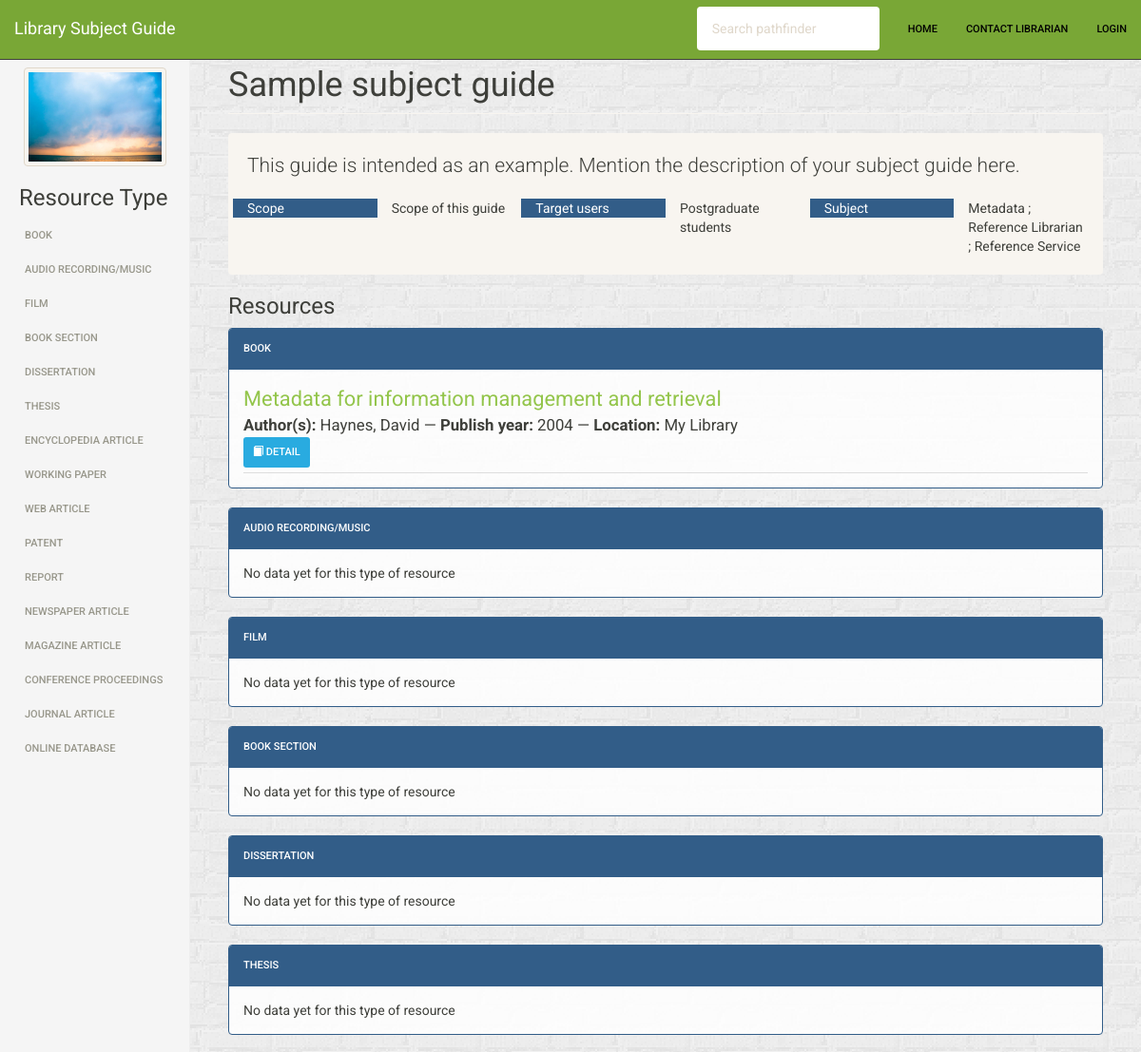
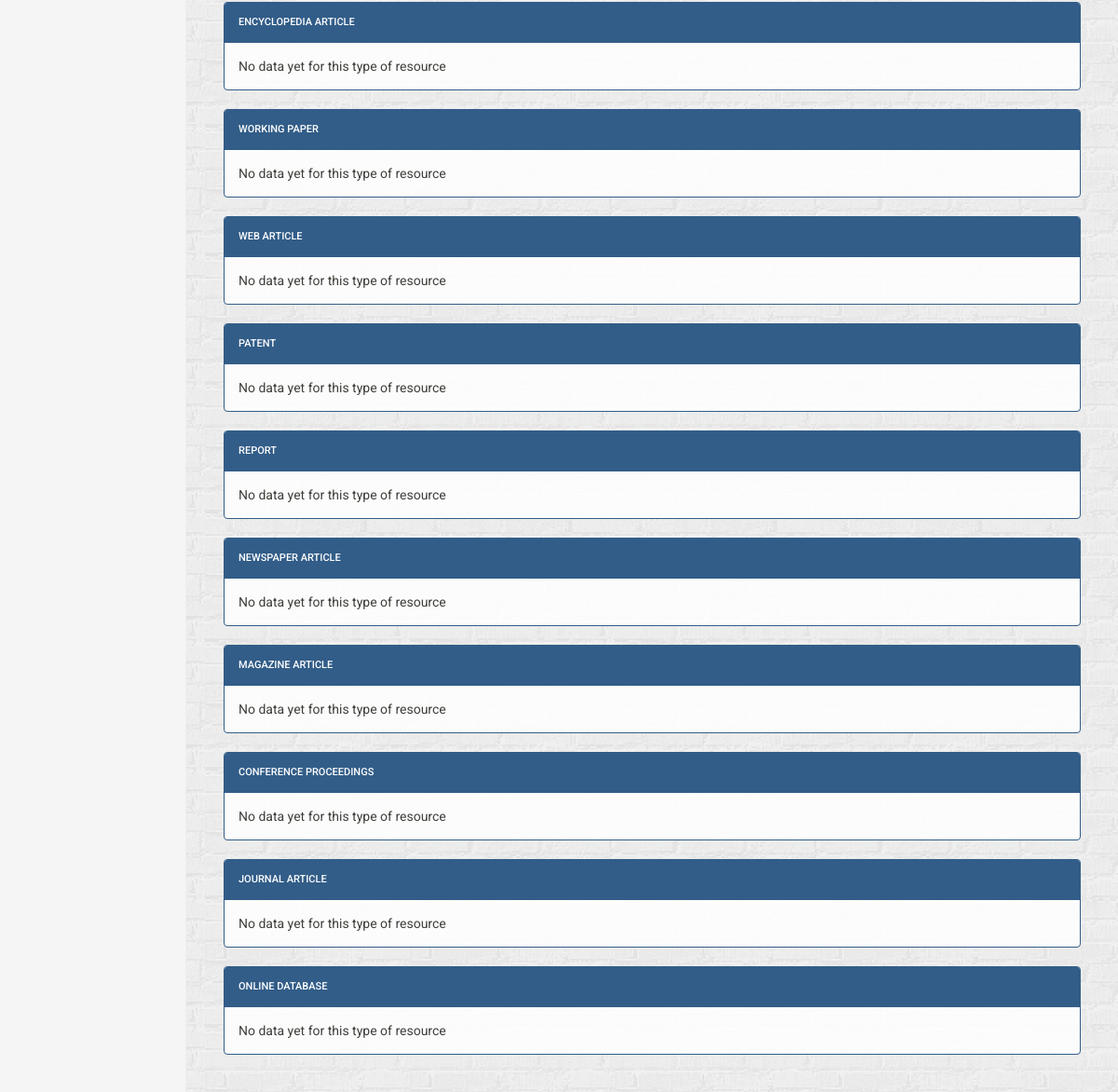
The page /index.php/pathfinder/detail/1 on the database its author committed (2 pictures, top to bottom).
### tables this page shows
CREATE TABLE `pst_config` (
  `config_name` varchar(100) NOT NULL,
  `config_val` text NOT NULL,
  PRIMARY KEY (`config_name`)
);

CREATE TABLE `pst_pathfinder` (
  `id` int(11) NOT NULL AUTO_INCREMENT,
  `title` varchar(255) NOT NULL,
  `category` varchar(200) DEFAULT NULL,
  `subjects` text,
  `subjects_array` text,
  `description` text,
  `target_users` varchar(255) DEFAULT NULL,
  `scope` varchar(100) DEFAULT NULL,
  `authors` text NOT NULL,
  `image_filename` varchar(255) DEFAULT NULL,
  `promoted` smallint(1) DEFAULT '0',
  `weight` int(11) DEFAULT '0',
  `created` datetime NOT NULL,
  `updated` datetime NOT NULL,
  PRIMARY KEY (`id`),
  KEY `category` (`category`),
  FULLTEXT KEY `FT_SEARCH` (`title`,`subjects`,`description`)
);

CREATE TABLE `pst_taxonomy_term` (
  `tid` int(11) NOT NULL AUTO_INCREMENT COMMENT 'Primary Key: Unique term ID.',
  `vocabulary` varchar(50) DEFAULT NULL,
  `name` varchar(255) NOT NULL DEFAULT '' COMMENT 'The term name.',
  `description` longtext COMMENT 'A description of the term.',
  `weight` int(11) NOT NULL DEFAULT '0' COMMENT 'The weight of this term in relation to other terms.',
  PRIMARY KEY (`tid`),
  KEY `taxonomy_tree` (`vocabulary`,`weight`,`name`),
  KEY `vid_name` (`vocabulary`,`name`),
  KEY `name` (`name`),
  KEY `vocabulary` (`vocabulary`)
);

CREATE TABLE `pst_resource` (
  `id` int(11) NOT NULL AUTO_INCREMENT,
  `title` text NOT NULL,
  `series_title` varchar(255) DEFAULT NULL,
  `format` varchar(200) NOT NULL,
  `language` varchar(50) DEFAULT NULL,
  `type` varchar(200) NOT NULL,
  `classification` varchar(50) DEFAULT NULL,
  `authors` text,
  `authors_array` text,
  `subjects` varchar(255) DEFAULT NULL,
  `subjects_array` text,
  `publisher` varchar(100) DEFAULT NULL,
  `publish_year` int(4) DEFAULT NULL,
  `publish_place` varchar(100) DEFAULT NULL,
  `url` text,
  `doi_id` varchar(50) DEFAULT NULL,
  `other_id` varchar(255) DEFAULT NULL,
  `isbn` varchar(20) DEFAULT NULL,
  `issn` varchar(20) DEFAULT NULL,
  `location` varchar(100) DEFAULT NULL,
  `collation` varchar(255) DEFAULT NULL,
  `abstract` text,
  `notes` text,
  `filename` varchar(255) DEFAULT NULL,
  `image_filename` varchar(255) DEFAULT NULL,
  `created` datetime NOT NULL,
  `updated` datetime NOT NULL,
  PRIMARY KEY (`id`),
  KEY `format` (`format`),
  KEY `type` (`type`),
  KEY `doi_id` (`doi_id`),
  FULLTEXT KEY `FT_SEARCH_RES` (`title`,`series_title`,`authors`,`subjects`,`abstract`)
);

### application/controllers/Pathfinder.php (called while the page is built, shortened)
<?php if ( ! defined('BASEPATH')) exit('No direct script access allowed');
class Pathfinder extends CI_Controller {
  private $data = array();
  public function __construct() {
    $this->data['main_title'] = 'Pathfinder';
    $this->data['main_content'] = '';
    $this->data['logged_in'] = $this->session->userdata('logged_in');
    $this->data['group'] = $this->data['logged_in']['groups'];
    $this->load->model('Resource_model');
    $this->load->model('Taxonomy_model');
  }
  public function detail($pathfinder_id)
  {
    $this->data['pathfinder'] = $this->Pathfinder_model->getDetail($pathfinder_id);
    $this->data['main_title'] = $this->data['pathfinder']->title;
    $this->load->view('pathfinder/detail', $this->data);
  }
}

### index.php (called while the page is built, shortened)
<?php
require_once BASEPATH.'core/CodeIgniter.php';

### application/models/Pathfinder_model.php (called while the page is built, shortened)
<?php if ( ! defined('BASEPATH')) exit('No direct script access allowed');
class Pathfinder_model extends CI_Model {
    public function getDetail($pathfinder_id)
    {
      $this->db->where(array('id' => $pathfinder_id));
      $query = $this->db->get('pathfinder', 1);
      return $query->row();
    }
    public function getConfig($config_name, $unserialized = true, $return_one = false)
    {
      $config = array();
      $this->db->where('config_name', $config_name);
      $result = $this->db->get('config')->result();
      foreach ($result as $config_data) {
        $config[$config_data->config_name] = $unserialized?unserialize($config_data->config_val):$config_data->config_val;
      }
      return $config;
    }
}

### application/models/Taxonomy_model.php (called while the page is built, shortened)
<?php if ( ! defined('BASEPATH')) exit('No direct script access allowed');
class Taxonomy_model extends CI_Model {
    public function getData($taxonomy_type, $page = 1, $limit = 20, $criteria = '', &$total_rows = 0)
    {
      $offset = 0;
      $this->db->select('tid, name, vocabulary');
      $this->db->from('taxonomy_term');
      $this->db->where('vocabulary', $taxonomy_type);
      $this->db->limit($limit, $offset);
      $this->db->order_by('weight');
      $result = $this->db->get();
      $this->db->where('vocabulary', $taxonomy_type);
      $this->db->select('COUNT(*) as `total`', false);
      $query = $this->db->get('taxonomy_term');
      $data = $query->row();
      return $result->result();
    }
}

### application/models/Resource_model.php (called while the page is built, shortened)
<?php if ( ! defined('BASEPATH')) exit('No direct script access allowed');
class Resource_model extends CI_Model {
    public function getData($page = 1, $limit = 20, $criteria = '', &$total_rows = 0, $pathfinder_id = 0)
    {
      $offset = 0;
      $this->db->select('id, title, authors, subjects, publish_year, publisher, url, location');
      if ($criteria) {
        $this->db->where($criteria, null, false);
      }
      if ($pathfinder_id) {
        $this->db->join('pathfinder_resources', 'resource.id=pathfinder_resources.rid', 'INNER');
        $this->db->where('pathfinder_resources.pid', $pathfinder_id);
      }
      $this->db->limit($limit, $offset);
      $this->db->order_by('publish_year', 'DESC');
      $result = $this->db->get('resource');
      if ($criteria) {
        $this->db->where($criteria, null, false);
      }
      if ($pathfinder_id) {
        $this->db->join('pathfinder_resources', 'resource.id=pathfinder_resources.rid', 'INNER');
        $this->db->where('pathfinder_resources.pid', $pathfinder_id);
      }
      $this->db->select('COUNT(*) as `total`', false);
      $query = $this->db->get('resource');
      $data = $query->row();
      $total_rows = $data->total;
      return $result->result();
    }
}

### application/views/pathfinder/detail.php (the view, shortened to what this page needs)
<div class="well">
  <p class="lead"><?php echo $pathfinder->description ?></p>
  <div class="row">
    <div class="col-md-2 bg-primary info">Scope</div><div class="col-md-2"><?php echo $pathfinder->scope ?></div>
    <div class="col-md-2 bg-primary info">Target users</div><div class="col-md-2"><?php echo $pathfinder->target_users ?></div>
    <div class="col-md-2 bg-primary info">Subject</div><div class="col-md-2"><?php echo $pathfinder->subjects ?></div>
  </div>
</div>
<h3>Resources</h3>
<?php
$normalized_names = array();
$hidden_type_str = '';
if (isset($hidden_type) && $hidden_type) {
  foreach($hidden_type as $tp) {
    $hidden_type_str .= "'$tp',";
  }
  $hidden_type_str = substr_replace($hidden_type_str, '', -1);
  $types = $this->Taxonomy_model->getData('Type', 1, 30, "name NOT IN ($hidden_type_str)");
} else {
  $types = $this->Taxonomy_model->getData('Type', 1, 30);
}
?>
<div class="row">
<div class="col-md-12 pathfinder-resources-list">
<?php
$biblio_tpl = './assets/themes/default/templates/biblio.style.php';
if (file_exists($biblio_tpl)) {
  include_once $biblio_tpl;
} else {
  include_once './assets/themes/default/templates/biblio-default.style.php';
}
foreach ($types as $type) {
  $normalized_names[$type->name] = strtolower(str_ireplace(array(' ', '/', '\\', '-', '@'), '_', $type->name));
  $total_rows = 0;
  $resources = $this->Resource_model->getData(1, 20, sprintf("type='%s'", $type->name), $total_rows, $pathfinder->id);
?>
<div class="panel panel-primary resource-type">
  <div class="panel-heading">
    <h3 class="panel-title"><?php echo $type->name ?>
    </h3>
  </div>
  <div class="panel-body">
    <?php
    if ($total_rows) {
      foreach ($resources as $doc) {
        biblio_style($pathfinder, $doc, $logged_in, $group);
      }
    } else {
      echo 'No data yet for this type of resource';
    }
    ?>
  </div>
</div>
<?php
}
?>
</div>
</div>
<?php
if ($pathfinder->image_filename) {
  echo '<div class="pathfinder-image-detail"><img src="'.base_url('files/pathfinder/images').'/'.$pathfinder->image_filename.'" class="img-responsive img-thumbnail" /></div>';
}
?>
<h3>Resource Type</h3>
<nav id="sidebar-nav">
<ul class="nav nav-pills nav-stacked resource-type-links">
<?php
foreach ($types as $type) {
?>
  <li><a href="#<?php echo $normalized_names[$type->name]; ?>"><?php echo $type->name ?></a></li>
<?php
}
?>
</ul>
</nav>
<?php
$sidebar = ob_get_clean();
?>
<?php
$main_content = ob_get_clean();
require './assets/themes/default/index.tpl.php';
?>

### assets/themes/default/templates/biblio-default.style.php (shortened to what this page needs)
<?php
function biblio_style($pathfinder, $doc, $logged_in, $group) {
    ?>
    <div class="doc">
    <span class="doc-field doc-title"><a href="<?php print site_url('/resource/detail/'.$doc->id) ?>"><?php print $doc->title ?></a></span>
    <div>
        <span class="doc-field doc-author"><strong>Author(s):</strong> <?php print $doc->authors ?></span> &mdash;
        <span class="doc-field doc-year"><strong>Publish year:</strong> <?php print $doc->publish_year ?></span> &mdash;
        <?php
        if ($doc->location) {
            echo '<span class="doc-field doc-url"><strong>Location:</strong> '.$doc->location.'</span>';
        }
        ?>
    </div>
    <div class="doc-field doc-buttons">
        <a class="btn btn-sm btn-info resource-detail-btn" title="View Detail"
        href="<?php print site_url('/resource/detail/'.$doc->id) ?>"><i class="glyphicon glyphicon-book"></i> Detail</a>
    </div>
    </div>
<?php }

### assets/themes/default/index.tpl.php (shortened to what this page needs)
<!DOCTYPE html>
<?php
$site_name_data = $this->Pathfinder_model->getConfig('site_name');
?>
<html lang="en">
  <head>
    <link href="<?php echo base_url('assets/themes/default') ?>/css/bootstrap.min.css" rel="stylesheet">
    <link href="<?php echo base_url('assets/themes/default') ?>/css/dashboard.css" rel="stylesheet">
    <link href="<?php echo base_url('assets/chosen') ?>/chosen.min.css" rel="stylesheet">
    <link href="<?php echo base_url('assets/themes/default') ?>/css/app.css" rel="stylesheet">
  </head>
  <body data-spy="scroll" data-target="#sidebar-nav">
    <nav class="navbar navbar-default navbar-fixed-top" role="navigation">
      <div class="container-fluid">
        <div class="navbar-header">
          <a class="navbar-brand" href="<?php echo site_url() ?>"><?php echo $site_name_data['site_name']?$site_name_data['site_name']:'PUSTAKAWAN: Online Pathfinder' ?></a>
        </div>
        <div class="navbar-collapse collapse">
          <ul class="nav navbar-nav navbar-right">
            <li><a href="<?php echo site_url() ?>">Home</a></li>
            <li><a href="<?php echo site_url('/pathfinder/content/contact') ?>">Contact Librarian</a></li>
            <?php if ($logged_in && $group == 'Librarian') : ?>
            <li class="dropdown">
              <a href="#" class="dropdown-toggle" data-toggle="dropdown" role="button" aria-haspopup="true" aria-expanded="false">Admin <span class="caret"></span></a>
              <ul class="dropdown-menu">
                <li><a href="<?php echo site_url('/pathfinder/add') ?>">Add New Pathfinder</a></li>
                <li><a href="<?php echo site_url('/resource/index') ?>">Resource Library</a></li>
                <li><a href="<?php echo site_url('/taxonomy/') ?>">Taxonomy</a></li>
                <li><a href="<?php echo site_url('/pathfinder/config') ?>">Configuration</a></li>
                <li><a href="<?php echo site_url('/user/listusers') ?>">User Management</a></li>
                <li><a href="<?php echo site_url('/user/logout') ?>"><i class="glyphicon glyphicon-log-out"></i> Logout</a></li>
                <li><a href="<?php echo site_url('/pathfinder/about') ?>">About this Software</a></li>
              </ul>
            </li>
            <?php else :
            ?>
            <li><a href="<?php echo site_url('/user') ?>">Login</a></li>
            <?php endif; ?>
          </ul>
          <form class="navbar-form navbar-right" method="get" action="<?php echo site_url('/pathfinder/index') ?>">
            <input type="text" name="keywords" class="form-control" placeholder="Search pathfinder">
          </form>
        </div>
      </div>
    </nav>
    <div class="container-fluid">
      <div class="row">
        <?php if (isset($sidebar) && $sidebar) : ?>
        <div class="col-sm-3 col-md-2 sidebar">
          <?php echo $sidebar ?>
        </div>
        <?php endif; ?>
        <div class="<?php echo (isset($sidebar) && $sidebar)?'col-sm-9 col-sm-offset-3 col-md-10 col-md-offset-2':'col-md-12' ?> main">
        <h1 class="page-header"><?php echo $main_title ?></h1>
        <?php echo $main_content ?>
        </div>
      </div>
    </div>
</body>
</html>

### assets/themes/default/css/dashboard.css (style rules this page uses)
body { padding-top: 50px; }
.sidebar { display: none; }
@media (min-width: 768px) { .sidebar { position: fixed; top: 51px; bottom: 0; left: 0; z-index: 1000; display: block; padding: 20px; overflow-x: hidden; overflow-y: auto; background-color: #f5f5f5; border-right: 1px solid #eee; } }
.main { padding: 20px; }
@media (min-width: 768px) { .main { padding-right: 40px; padding-left: 40px; } }
.main .page-header { margin-top: 0; }

### assets/themes/default/css/app.css (style rules this page uses)
body { background: url(../wall.png); position: relative; }
table, .panel { background: rgba(255,255,255,0.85); }
.navbar-default { background-color: #79a736; }
.navbar-default .navbar-nav > li > a { color: #000; }
.doc { clear: both; padding-bottom: 5px; border-bottom: 1px #ddd solid; font-size: 1.2em; }
.doc-field { display: inline-block; }
.doc-title { font-size: 1.3em; }
.panel-title { font-size: 1.5em; }
.pathfinder-image-detail { width: 150px; max-width: 150px; margin: 0 auto; }
#sidebar-nav .nav > li > a { padding: 5px; }

### rows shown on the page
pst_config: config_name "Library Subject Guide"
pst_pathfinder: image_filename (picture), description "This guide is intended as an example. Mention the description of your subject guide here.", scope "Scope of this guide", target_users "Postgraduate students", subjects "Metadata ; Reference Librarian ; Reference Service"
pst_taxonomy_term: name "BOOK"
pst_taxonomy_term: name "AUDIO RECORDING/MUSIC", shows "No data yet for this type of resource"
pst_taxonomy_term: name "FILM", shows "No data yet for this type of resource"
pst_taxonomy_term: name "BOOK SECTION", shows "No data yet for this type of resource"
pst_taxonomy_term: name "DISSERTATION", shows "No data yet for this type of resource"
pst_taxonomy_term: name "THESIS", shows "No data yet for this type of resource"
pst_taxonomy_term: name "ENCYCLOPEDIA ARTICLE", shows "No data yet for this type of resource"
pst_taxonomy_term: name "WORKING PAPER", shows "No data yet for this type of resource"
pst_taxonomy_term: name "WEB ARTICLE", shows "No data yet for this type of resource"
pst_taxonomy_term: name "PATENT", shows "No data yet for this type of resource"
pst_taxonomy_term: name "REPORT", shows "No data yet for this type of resource"
pst_taxonomy_term: name "NEWSPAPER ARTICLE", shows "No data yet for this type of resource"
pst_taxonomy_term: name "MAGAZINE ARTICLE", shows "No data yet for this type of resource"
pst_taxonomy_term: name "CONFERENCE PROCEEDINGS", shows "No data yet for this type of resource"
pst_taxonomy_term: name "JOURNAL ARTICLE", shows "No data yet for this type of resource"
pst_taxonomy_term: name "ONLINE DATABASE", shows "No data yet for this type of resource"
pst_resource: title "Metadata for information management and retrieval", authors "Haynes, David", publish_year "2004", location "My Library"

### other values the page prints
$main_title "Sample subject guide"
